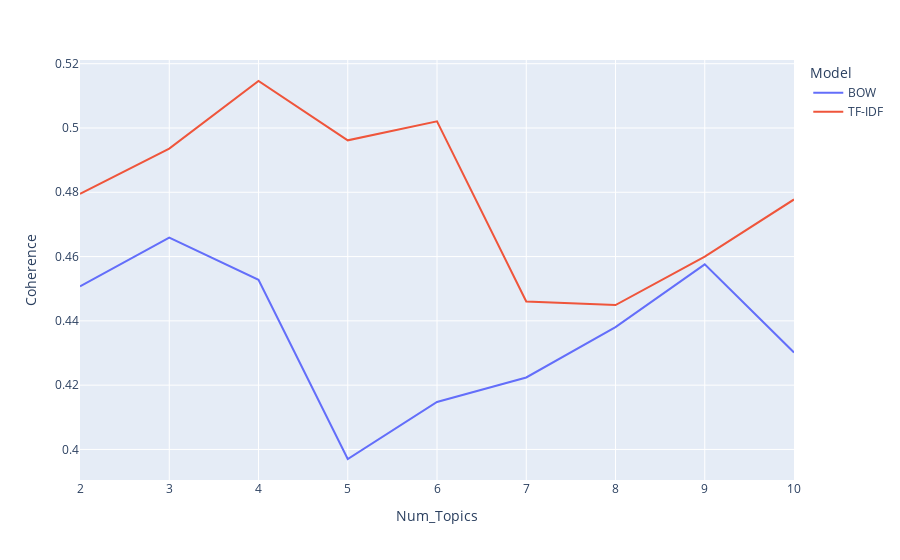

Notebook code cell kept with this figure:
### Code cell
import plotly.express as px
import plotly.graph_objs as go
from plotly.subplots import make_subplots

fig = px.line(model_results, x='Num_Topics', y='Coherence',color='Model')
fig.show()

### Figure 1 — Plotly figure (JSON) as saved in the notebook; plotly's stock layout.template omitted (floating-point values rounded to 4 significant figures)
{"data": [{"hoverlabel": {"namelength": 0}, "hovertemplate": "Model=BOW<br>Num_Topics=%{x}<br>Coherence=%{y}", "legendgroup": "BOW", "line": {"color": "#636efa", "dash": "solid"}, "mode": "lines", "name": "BOW", "showlegend": true, "type": "scatter", "x": [2, 3, 4, 5, 6, 7, 8, 9, 10], "xaxis": "x", "y": [0.4508, 0.4659, 0.4528, 0.397, 0.4148, 0.4224, 0.4381, 0.4576, 0.4302], "yaxis": "y"}, {"hoverlabel": {"namelength": 0}, "hovertemplate": "Model=TF-IDF<br>Num_Topics=%{x}<br>Coherence=%{y}", "legendgroup": "TF-IDF", "line": {"color": "#EF553B", "dash": "solid"}, "mode": "lines", "name": "TF-IDF", "showlegend": true, "type": "scatter", "x": [2, 3, 4, 5, 6, 7, 8, 9, 10], "xaxis": "x", "y": [0.4795, 0.4936, 0.5146, 0.4962, 0.5021, 0.446, 0.4449, 0.46, 0.4778], "yaxis": "y"}], "layout": {"legend": {"title": {"text": "Model"}, "tracegroupgap": 0}, "margin": {"t": 60}, "xaxis": {"anchor": "y", "domain": [0, 1], "title": {"text": "Num_Topics"}}, "yaxis": {"anchor": "x", "domain": [0, 1], "title": {"text": "Coherence"}}}}
